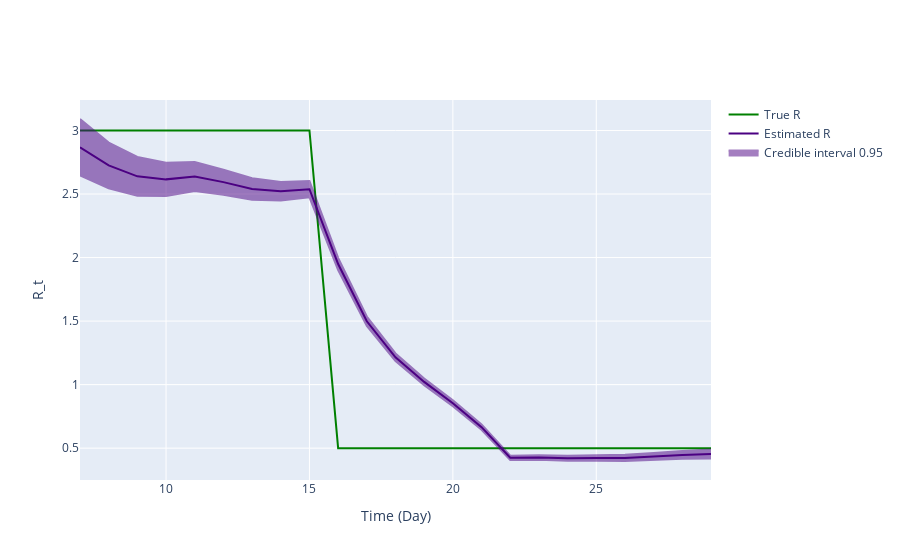

Notebook code cell kept with this figure:
### Code cell
fig = ReproductionNumberPlot()

fig.add_ground_truth_rt(ground_truth)
fig.add_interval_rt(interval2)

fig.update_labels(time_label='Time (Day)', r_label='R_t')

fig.show_figure()

### Figure 1 — Plotly figure (JSON) as saved in the notebook; plotly's stock layout.template omitted (floating-point values rounded to 4 significant figures)
{"data": [{"line": {"color": "green"}, "mode": "lines", "name": "True R", "type": "scatter", "x": [7, 8, 9, 10, 11, 12, 13, 14, 15, 16, 17, 18, 19, 20, 21, 22, 23, 24, 25, 26, 27, 28, 29], "y": [3, 3, 3, 3, 3, 3, 3, 3, 3, 0.5, 0.5, 0.5, 0.5, 0.5, 0.5, 0.5, 0.5, 0.5, 0.5, 0.5, 0.5, 0.5, 0.5]}, {"line": {"color": "indigo"}, "mode": "lines", "name": "Estimated R", "type": "scatter", "x": [7, 8, 9, 10, 11, 12, 13, 14, 15, 16, 17, 18, 19, 20, 21, 22, 23, 24, 25, 26, 27, 28, 29], "y": [2.868, 2.725, 2.639, 2.615, 2.637, 2.594, 2.54, 2.522, 2.538, 1.949, 1.499, 1.215, 1.022, 0.853, 0.6655, 0.4243, 0.4261, 0.4205, 0.4228, 0.4234, 0.4338, 0.447, 0.4538]}, {"fill": "toself", "fillcolor": "indigo", "line": {"color": "indigo"}, "mode": "lines", "name": "Credible interval 0.95", "opacity": 0.5, "type": "scatter", "x": [7, 8, 9, 10, 11, 12, 13, 14, 15, 16, 17, 18, 19, 20, 21, 22, 23, 24, 25, 26, 27, 28, 29, 29, 28, 27, 26, 25, 24, 23, 22, 21, 20, 19, 18, 17, 16, 15, 14, 13, 12, 11, 10, 9, 8, 7], "y": [3.09, 2.905, 2.792, 2.747, 2.752, 2.692, 2.624, 2.595, 2.602, 1.998, 1.536, 1.245, 1.048, 0.8764, 0.6861, 0.4411, 0.4439, 0.4399, 0.4446, 0.4478, 0.4614, 0.4783, 0.4888, 0.4187, 0.4158, 0.4063, 0.399, 0.4011, 0.4012, 0.4084, 0.4075, 0.6448, 0.8295, 0.9952, 1.185, 1.462, 1.901, 2.474, 2.449, 2.456, 2.495, 2.523, 2.484, 2.486, 2.545, 2.646]}], "layout": {"hovermode": "x unified", "xaxis": {"title": {"text": "Time (Day)"}}, "yaxis": {"title": {"text": "R_t"}}}}
